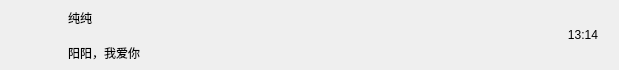
<?xml version="1.0" encoding="UTF-8"?>
<ui version="4.0">
 <class>ChatUserWid</class>
 <widget class="QWidget" name="ChatUserWid">
  <property name="geometry">
   <rect>
    <x>0</x>
    <y>0</y>
    <width>619</width>
    <height>70</height>
   </rect>
  </property>
  <property name="minimumSize">
   <size>
    <width>0</width>
    <height>70</height>
   </size>
  </property>
  <property name="maximumSize">
   <size>
    <width>16777215</width>
    <height>70</height>
   </size>
  </property>
  <property name="windowTitle">
   <string>Form</string>
  </property>
  <layout class="QHBoxLayout" name="horizontalLayout">
   <property name="spacing">
    <number>5</number>
   </property>
   <property name="topMargin">
    <number>2</number>
   </property>
   <property name="bottomMargin">
    <number>2</number>
   </property>
   <item>
    <widget class="QWidget" name="icon_wid" native="true">
     <property name="minimumSize">
      <size>
       <width>50</width>
       <height>50</height>
      </size>
     </property>
     <property name="maximumSize">
      <size>
       <width>50</width>
       <height>50</height>
      </size>
     </property>
     <layout class="QHBoxLayout" name="horizontalLayout_2">
      <property name="spacing">
       <number>0</number>
      </property>
      <property name="leftMargin">
       <number>0</number>
      </property>
      <property name="topMargin">
       <number>0</number>
      </property>
      <property name="rightMargin">
       <number>0</number>
      </property>
      <property name="bottomMargin">
       <number>0</number>
      </property>
      <item>
       <widget class="QLabel" name="icon_lb">
        <property name="minimumSize">
         <size>
          <width>45</width>
          <height>45</height>
         </size>
        </property>
        <property name="maximumSize">
         <size>
          <width>45</width>
          <height>45</height>
         </size>
        </property>
        <property name="text">
         <string/>
        </property>
       </widget>
      </item>
     </layout>
    </widget>
   </item>
   <item>
    <widget class="QWidget" name="user_info_wid" native="true">
     <layout class="QVBoxLayout" name="verticalLayout">
      <property name="spacing">
       <number>7</number>
      </property>
      <property name="leftMargin">
       <number>2</number>
      </property>
      <property name="topMargin">
       <number>2</number>
      </property>
      <property name="rightMargin">
       <number>2</number>
      </property>
      <property name="bottomMargin">
       <number>2</number>
      </property>
      <item>
       <widget class="QLabel" name="user_name_lb">
        <property name="text">
         <string>纯纯</string>
        </property>
       </widget>
      </item>
      <item>
       <widget class="QLabel" name="user_chat_lb">
        <property name="text">
         <string>阳阳，我爱你</string>
        </property>
       </widget>
      </item>
     </layout>
    </widget>
   </item>
   <item>
    <widget class="QWidget" name="time_wid" native="true">
     <property name="minimumSize">
      <size>
       <width>50</width>
       <height>50</height>
      </size>
     </property>
     <property name="maximumSize">
      <size>
       <width>50</width>
       <height>50</height>
      </size>
     </property>
     <layout class="QVBoxLayout" name="verticalLayout_2">
      <property name="spacing">
       <number>0</number>
      </property>
      <property name="leftMargin">
       <number>0</number>
      </property>
      <property name="topMargin">
       <number>0</number>
      </property>
      <property name="rightMargin">
       <number>0</number>
      </property>
      <property name="bottomMargin">
       <number>0</number>
      </property>
      <item>
       <widget class="QLabel" name="time_lb">
        <property name="text">
         <string>13:14</string>
        </property>
        <property name="alignment">
         <set>Qt::AlignCenter</set>
        </property>
       </widget>
      </item>
     </layout>
    </widget>
   </item>
  </layout>
 </widget>
 <resources/>
 <connections/>
</ui>
